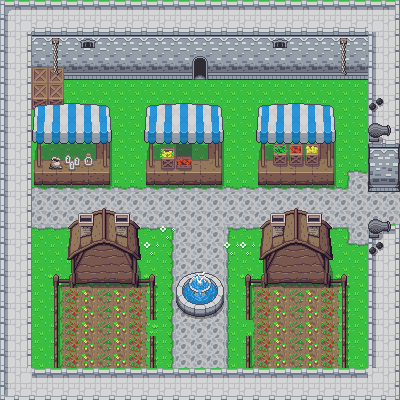

Below is a game level as drawn by its tile map, then a one-line description and the .tmx that defines it (tile-layer data replaced by summaries):
An orthogonal 25x25 tile map with 16x16 px tiles, 6 tile layers (Tile Layer 1, Tile Layer 2, Tile Layer 4, Tile Layer 5, ...), 2 tilesets and 22 objects.

<map version="1.4" tiledversion="1.4.2" orientation="orthogonal" renderorder="left-down" width="25" height="25" tilewidth="16" tileheight="16" infinite="0" nextlayerid="9" nextobjectid="26">
 <editorsettings>
  <export target="Forestry.tmx" format="tmx" />
 </editorsettings>
 <tileset firstgid="1" source="overworld.tsx" />
 <tileset firstgid="1441" source="overworld..tsx" />
 <layer id="1" name="Tile Layer 1" width="25" height="25">
  <data>[625 cells, 625 non-empty, 1 distinct tile ids]</data>
 </layer>
 <layer id="2" name="Tile Layer 2" width="25" height="25">
  <data>[625 cells, 459 non-empty, 36 distinct tile ids]</data>
 </layer>
 <layer id="4" name="Tile Layer 4" width="25" height="25">
  <data>[625 cells, 94 non-empty, 39 distinct tile ids]</data>
 </layer>
 <objectgroup id="8" name="Object Layer 1">
  <object id="2" x="371.333" y="2.66667" width="27.3333" height="187.333" />
  <object id="3" x="1.33333" y="0.666667" width="396" height="79.3333" />
  <object id="4" x="1.33333" y="2" width="31.3333" height="396" />
  <object id="5" x="1.33333" y="368.667" width="397.333" height="31.3333" />
  <object id="6" x="371.333" y="226.667" width="26.6667" height="172" />
  <object id="7" x="259.5" y="103.5" width="77" height="81.5" />
  <object id="8" x="147" y="105.5" width="76" height="79.5" />
  <object id="9" x="35" y="105" width="75.5" height="77.5" />
  <object id="11" x="73" y="211" width="64.5" height="72" />
  <object id="12" x="262" y="215.5" width="68" height="67" />
  <object id="13" x="178" y="270" width="45" height="46.5" />
  <object id="14" x="245.25" y="275.5" width="6.75" height="44.5" />
  <object id="15" x="249.25" y="277" width="13.5" height="6.25" />
  <object id="16" x="245.75" y="335.75" width="4.75" height="33.25" />
  <object id="17" x="342" y="275.75" width="4" height="91.25" />
  <object id="18" x="329.25" y="277.5" width="14.25" height="5" />
  <object id="19" x="54.75" y="274.5" width="17.75" height="10.25" />
  <object id="20" x="52.75" y="274.25" width="4.5" height="95.5" />
  <object id="21" x="134.5" y="275.75" width="21.25" height="8.75" />
  <object id="22" x="149.25" y="274.5" width="4.75" height="46.25" />
  <object id="23" x="150" y="335" width="3.5" height="33" />
  <object id="24" x="33.8182" y="79.2727" width="30" height="24.5455" />
 </objectgroup>
 <layer id="5" name="Tile Layer 5" width="25" height="25">
  <data>[625 cells, 6 non-empty, 3 distinct tile ids]</data>
 </layer>
 <layer id="6" name="Tile Layer 6" width="25" height="25">
  <data>[625 cells, 48 non-empty, 25 distinct tile ids]</data>
 </layer>
 <layer id="3" name="Tile Layer 3" width="25" height="25">
  <data>[625 cells, 70 non-empty, 36 distinct tile ids]</data>
 </layer>
</map>
